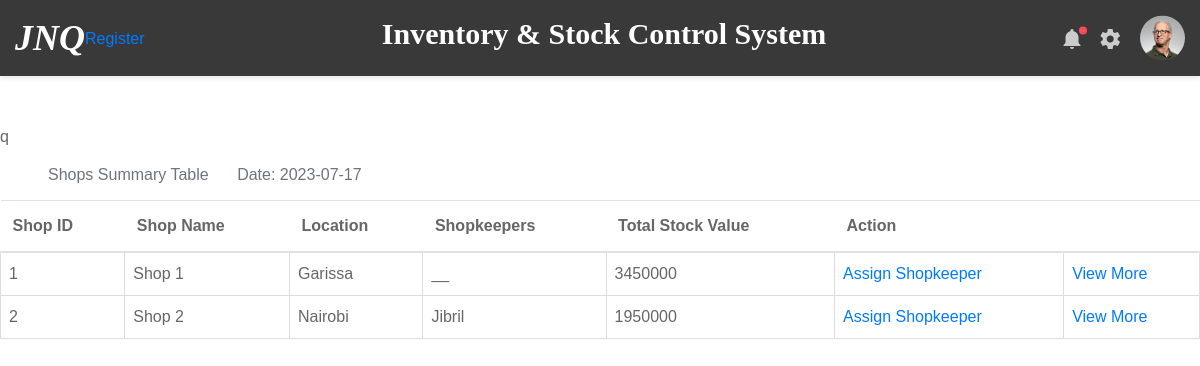
/view_shops, run on an earlier commit of the app's database.
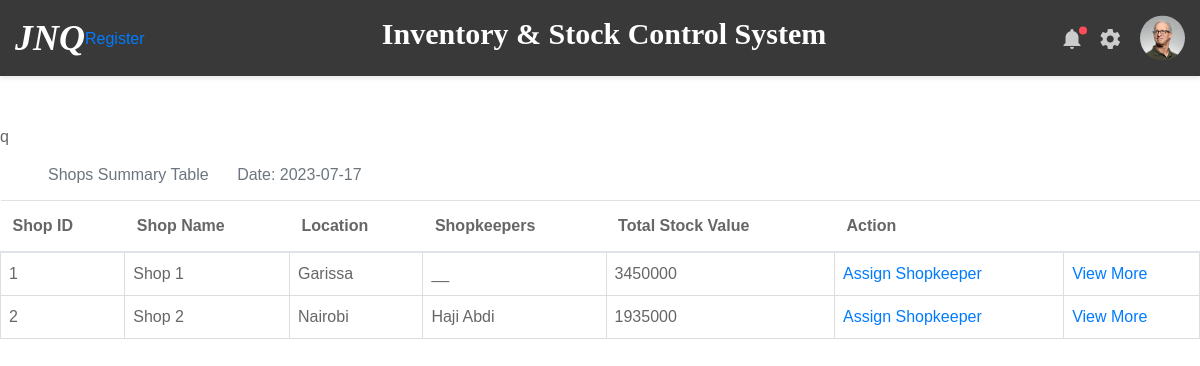
And on a later commit of the database.
### inventory/models.py (models this page shows)
class Shop(db.Model):
    id = db.Column(db.Integer, primary_key=True)
    shop_name = db.Column(db.String(100), nullable=False, unique=True)
    location = db.Column(db.String(100), nullable=False)
    date_registered = db.Column(db.DateTime, default=datetime.now)
    user_id = db.Column(db.Integer, db.ForeignKey('user.id'))
    sale = db.relationship('Sale', backref='shop', lazy=True)
    stock_received = db.relationship('StockReceived', backref='shop', lazy=True)
    stock_in = db.relationship('StockOut', backref='shop', lazy=True)
    item_association = db.relationship('ShopItem', back_populates='shop')
    items = association_proxy("item_association", "item")
    shopkeepers = db.relationship('Shopkeeper', backref='shop_details', lazy=True)
    daily_shop_count = db.relationship('DailyCount', backref='shop', lazy=True)
    movements_from = db.relationship('TransferStock', foreign_keys='TransferStock.transfer_from_id',
                                     backref='transfer_from', lazy=True)
    movements_to = db.relationship('TransferStock', foreign_keys='TransferStock.transfer_to_id',
                                   backref='transfer_to', lazy=True)
    count_difference = db.relationship('CountDifference', backref='difference_item', lazy=True)

class Shopkeeper(db.Model):
    id = db.Column(db.Integer, primary_key=True)
    shop_id = db.Column(db.Integer, db.ForeignKey('shop.id'))
    user_id = db.Column(db.Integer, db.ForeignKey('user.id'))

class User(db.Model, UserMixin):
    id = db.Column(db.Integer, primary_key=True)
    username = db.Column(db.String(50), unique=True, nullable=False)
    password = db.Column(db.String(100), nullable=False)
    user_role = db.Column(db.String(30), nullable=False)
    date_registered = db.Column(db.DateTime, default=datetime.now)
    shops = db.relationship('Shop', backref='staff', lazy=True)
    stores = db.relationship('Store', backref='staff', lazy=True)
    shopkeepers = db.relationship('Shopkeeper', backref='user_details', lazy=True)

### inventory/routes.py (the view)
@app.route('/view_shops', methods=['GET', 'POST'])
def view_shops():
    shops = Shop.query.all()
    users = User.query.all()
    date = today_date()
    shop_stock_lookup = {}
    for shop in shops:
        stock_value_list = []
        for product in ShopItem.query.filter_by(shop_id=shop.id).all():
            stock_value_list.append(product.item_value)
        total_stock_value = sum(stock_value_list)
        shop_stock_lookup[shop.id] = total_stock_value
    return render_template('view_shops.html', shop_stock_lookup=shop_stock_lookup, shops=shops, date=date, users=users)

### inventory/routes.py (called while the page is built)
def today_date():
    date_today = datetime.today().strftime('%Y-%m-%d')
    return date_today

### inventory/templates/view_shops.html
{% extends 'layout.html' %}
{% block content %}
     <table class="table">
         <caption class="ml-5" style="caption-side: top">Shops Summary Table<span class="ml-4"> Date: {{date}}</span></caption>
          <thead>
            <tr>
              <th scope="col">Shop ID</th>
              <th scope="col">Shop Name</th>
              <th scope="col">Location</th>
              <th scope="col">Shopkeepers</th>
              <th scope="col">Total Stock Value</th>
              <th>Action</th>
              <th></th>
            </tr>q
          </thead>
          <tbody>
          {% for shop in shops %}
              <tr>
                <td>{{ shop.id }}</td>
                <td>{{ shop.shop_name }}</td>
                <td>{{ shop.location }}</td>
                <td>
                  {% if shop.shopkeepers %}
                    {% for shopkeeper in shop.shopkeepers %}
                       {{ shopkeeper.user_details.username }}
                    {% endfor %}
                  {% else %}
                    __
                  {% endif %}
                </td>
                <td>
                  {% if shop_stock_lookup %}
                    {{ shop_stock_lookup[shop.id] }}
                  {% else %}
                    0 Items
                  {% endif %}
                </td>
                <td>
                  <a href="{{ url_for('assign_shopkeeper', shop_id=shop.id) }}">Assign Shopkeeper</a>
                </td>
                <td>
                  <a href="{{ url_for('view_shop', shop_id=shop.id) }}">View More</a>
                </td>
              </tr>
            {% endfor %}
          </tbody>
     </table>
{% endblock %}

### inventory/templates/layout.html (shortened to what this page needs)
<!DOCTYPE html>
<html lang="en">
<head>
    <link href="{{ url_for('static', filename='css/font-face.css') }}" rel="stylesheet" media="all">
    <link href="{{ url_for('static', filename='vendor/font-awesome-4.7/css/font-awesome.min.css') }}" rel="stylesheet" media="all">
    <link href="{{ url_for('static', filename='vendor/font-awesome-5/css/fontawesome-all.min.css') }}" rel="stylesheet" media="all">
    <link href="{{ url_for('static', filename='vendor/mdi-font/css/material-design-iconic-font.min.css') }}" rel="stylesheet" media="all">
    <link href="{{ url_for('static', filename='vendor/bootstrap-4.1/bootstrap.min.css') }}" rel="stylesheet" media="all">
    <link href="{{ url_for('static', filename='vendor/animsition/animsition.min.css') }}" rel="stylesheet" media="all">
    <link href="{{ url_for('static', filename='vendor/bootstrap-progressbar/bootstrap-progressbar-3.3.4.min.css') }}" rel="stylesheet" media="all">
    <link href="{{ url_for('static', filename='vendor/wow/animate.css') }}" rel="stylesheet" media="all">
    <link href="{{ url_for('static', filename='vendor/css-hamburgers/hamburgers.min.css') }}" rel="stylesheet" media="all">
    <link href="{{ url_for('static', filename='vendor/slick/slick.css') }}" rel="stylesheet" media="all">
    <link href="{{ url_for('static', filename='vendor/select2/select2.min.css') }}" rel="stylesheet" media="all">
    <link href="{{ url_for('static', filename='vendor/perfect-scrollbar/perfect-scrollbar.css') }}" rel="stylesheet" media="all">
    <link href="{{ url_for('static', filename='css/main.css') }}" rel="stylesheet" media="all">
</head>
<body class="animsition">
        <header class="header-desktop3 d-none d-lg-block">
            <div class="section__content section__content--p35">
                <div class="header3-wrap">
                    <div class="header__logo">
                        <h1><span style="color: white; font-family: Algerian"><i>JNQ</i></span></h1>
                        <a href="{{ url_for('register_user' )}}">Register</a>
                    </div>
                     {% if current_user.is_authenticated and current_user.user_role == 'Admin' %}
                        <div class="header__navbar">
                            <ul class="list-unstyled">
                                <li class="has-sub">
                                    <a href="{{ url_for('home') }}">
                                        <i class="bot-line"></i>Dashboard
                                    </a>
                                </li>
                                <li class="has-sub">
                                    <a href="#">
                                        <span class="bot-line"></span>Stores</a>
                                    <ul class="header3-sub-list list-unstyled">
                                        <li>
                                            <a href="{{ url_for('register_store')}}">Add</a>
                                        </li>
                                        <li>
                                            <a href="{{ url_for('view_stores')}}">View</a>
                                        </li>
                                    </ul>
                                </li>
                                <li class="has-sub">
                                    <a href="#">
                                        <span class="bot-line"></span>Users</a>
                                    <ul class="header3-sub-list list-unstyled">
                                        <li>
                                            <a href="{{ url_for('register_user') }}">Register</a>
                                        </li>
                                        <li>
                                            <a href="{{url_for('view_users')}}">View</a>
                                        </li>
                                    </ul>
                                </li>
                                <li class="has-sub">
                                    <a href="#">
                                        <span class="bot-line"></span>Shops</a>
                                    <ul class="header3-sub-list list-unstyled">
                                        <li>
                                            <a href="{{ url_for('register_shop') }}">Add</a>
                                        </li>
                                        <li>
                                            <a href="{{ url_for('view_shops') }}">View</a>
                                        </li>
                                    </ul>
                                </li>
                                <li class="has-sub">
                                    <a href="{{ url_for('shop_daily_report') }}">
                                        <span class="bot-line"></span>Reports</a>
                                </li>
                                <li class="has-sub">
                                    <a href="#">
                                        <span class="bot-line"></span>Debtors</a>
                                    <ul class="header3-sub-list list-unstyled">
                                        <li>
                                            <a href="{{ url_for('view_debtors')}}">View</a>
                                        </li>
                                    </ul>
                                </li>
                                <li class="has-sub">
                                    <a href="#">
                                        <span class="bot-line"></span>Items</a>
                                    <ul class="header3-sub-list list-unstyled">
                                        <li>
                                            <a href="{{ url_for('add_items')}}">Add</a>
                                        </li>
                                        <li>
                                            <a href="{{ url_for('view_items')}}">View</a>
                                        </li>
                                    </ul>
                                </li>
                                <li class="has-sub">
                                    <a href="#">
                                        <span class="bot-line"></span>Accounts</a>
                                    <ul class="header3-sub-list list-unstyled">
                                        <li>
                                            <a href="{{ url_for('add_account')}}">Add</a>
                                        </li>
                                        <li>
                                            <a href="{{ url_for('view_accounts')}}">View</a>
                                        </li>
                                    </ul>
                                </li>
                            </ul>
                        </div>
                    {% else %}
                         <a href="{{ url_for('login') }}"><h2 style="color: white; font-family: Verdana">
                             Inventory & Stock Control System</h2></a>
                    {% endif %}
                    <div class="header__tool">
                        <div class="header-button-item has-noti js-item-menu">
                            <i class="zmdi zmdi-notifications"></i>
                        </div>
                        <div class="header-button-item js-item-menu">
                            <i class="zmdi zmdi-settings"></i>
                        </div>
                        <div class="account-wrap">
                            <div class="account-item account-item--style2 clearfix js-item-menu">
                                <div class="image">
                                    <img src="../static/images/icon/avatar-01.jpg" alt="John Doe" />
                                </div>
                            </div>
                        </div>
                    </div>
                </div>
            </div>
        </header>
    {% block content %}
    {% endblock %}
</body>
</html>

What changed in the data, as far as the page shows it:
removed Shopkeeper: user_details.username "Jibril", shown under Shop "Shop 2"
computed for Shop "Shop 2": shop_stock_lookup "1950000" → "1935000"
added Shopkeeper: user_details.username "Haji", shown under Shop "Shop 2"
added Shopkeeper: user_details.username "Abdi", shown under Shop "Shop 2"
